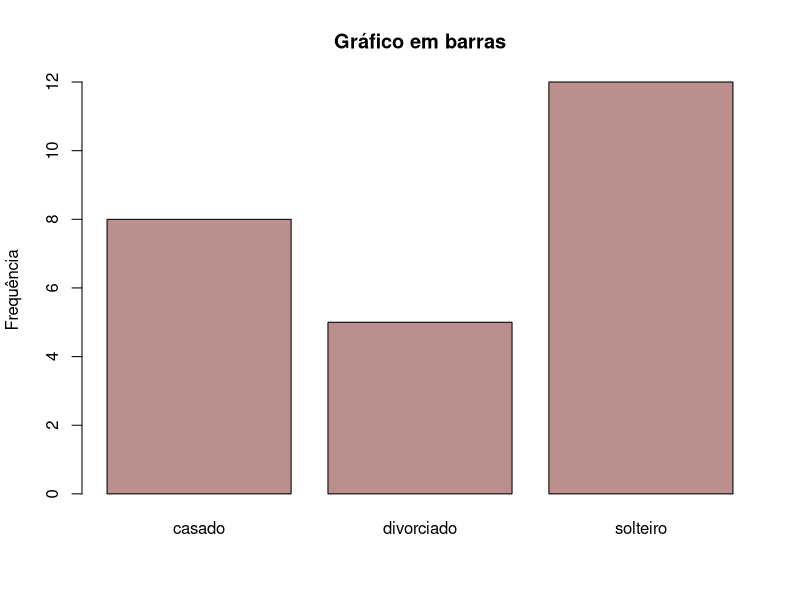
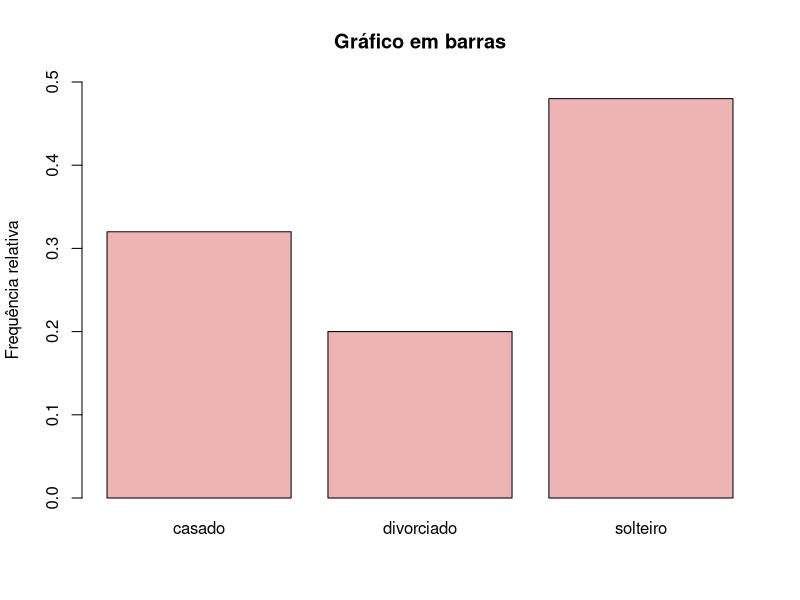
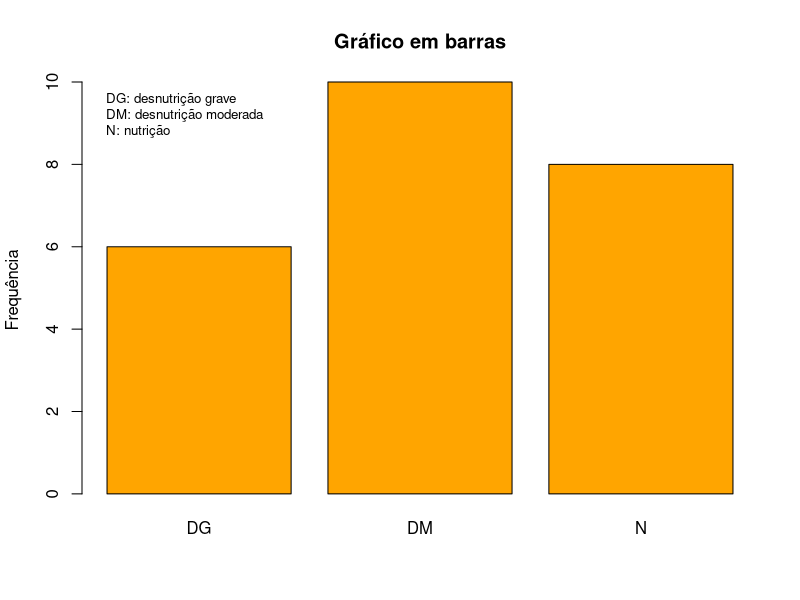
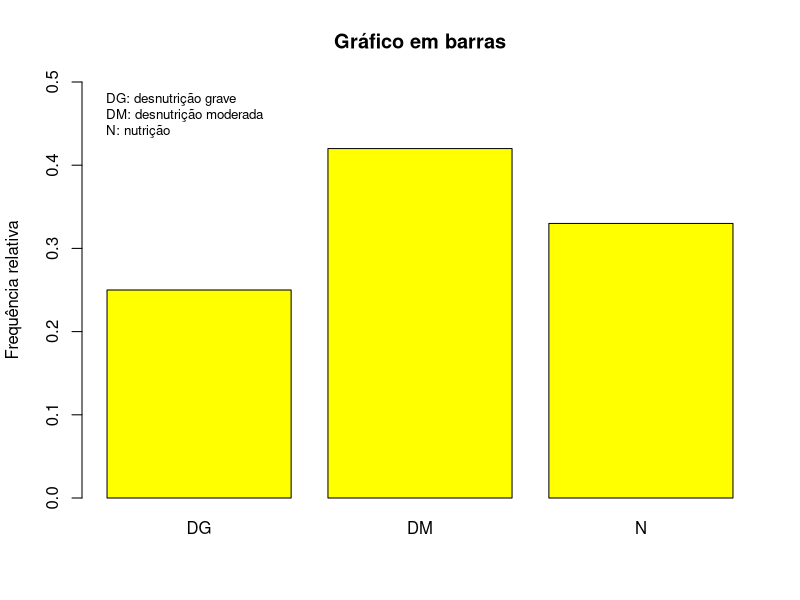
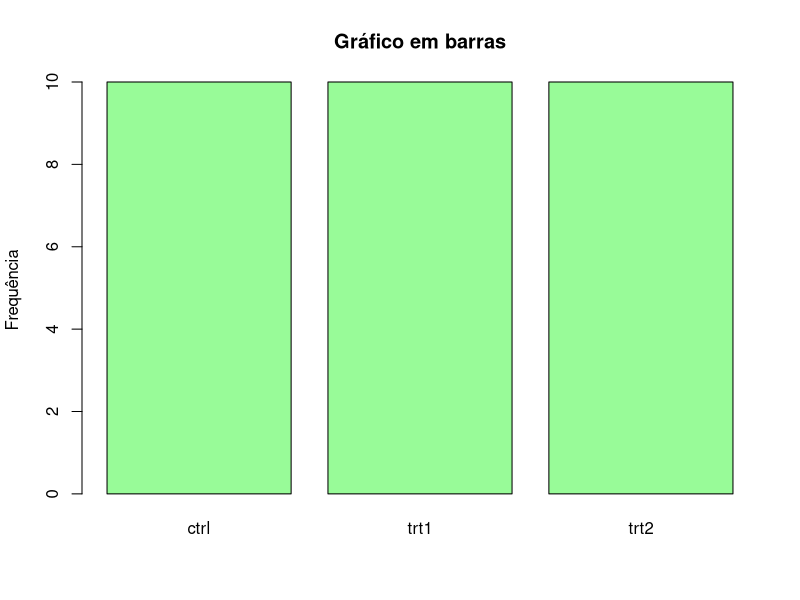
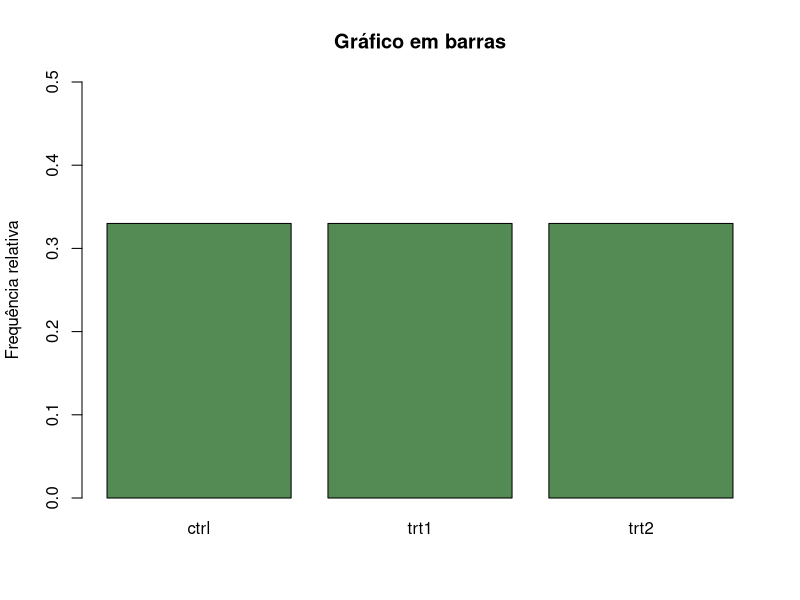
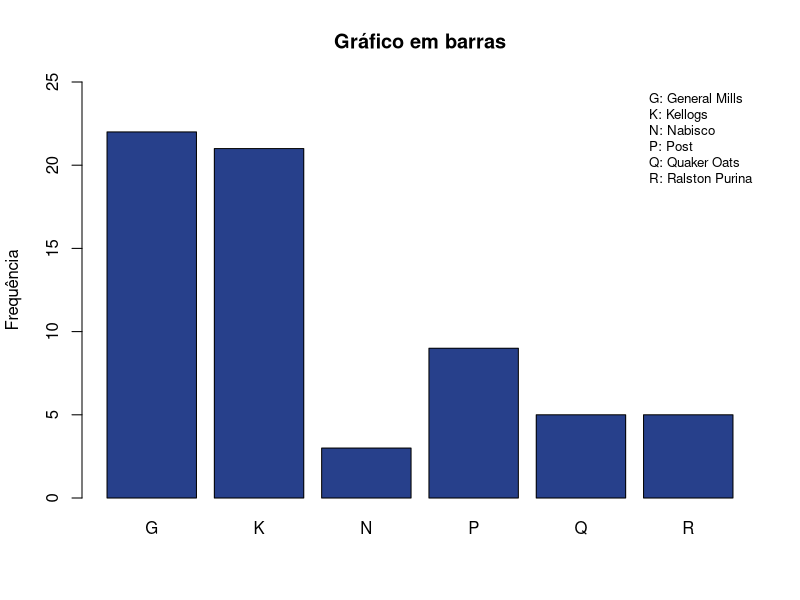
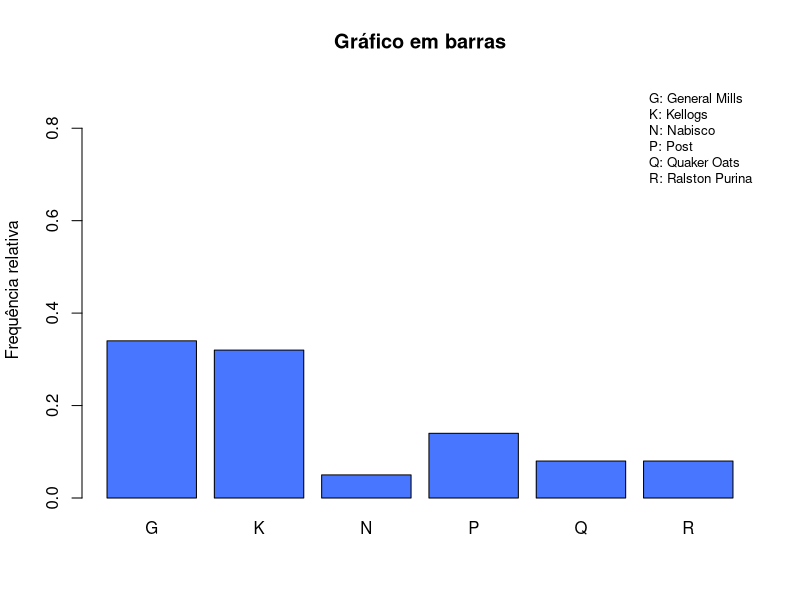

Write the R code that produced these figures, in order.
##############################################################
##BDA - AULA 3
##############################################################
##Exemplos 1 e 2    
##############################################################
e.civil<-c("casado","solteiro","solteiro","casado","solteiro",
           "solteiro","casado","divorciado","divorciado","solteiro",
           "solteiro","solteiro","casado","solteiro","divorciado",
           "divorciado","casado","solteiro","divorciado","casado",
           "casado","solteiro","casado","solteiro","solteiro")
cont.ec<-table(e.civil)
cont.ec
contr.ec<-prop.table(cont.ec)
contr.ec
barplot(cont.ec, main = "Gráfico em barras", 
        ylab = "Frequência", col = "rosybrown")
barplot(contr.ec, main = "Gráfico em barras", 
        ylab = "Frequência relativa", col = "rosybrown2", 
        ylim = c(0,0.5))

##############################################################
##Exemplos 3 e 4    
##############################################################
e.nut<-c("N","DM","DM","N","DG","DG","DM","DM","N","N","DG","DG",
         "DM","DM","DG","DG","DM","DM","N","N","DM","DM","N","N")
e.nut<-factor(e.nut, levels = c("DG","DM","N"), ordered = TRUE)

cont.en<-table(e.nut)
cont.en
contr.en<-round(prop.table(cont.en),2)
contr.en
barplot(cont.en, main = "Gráfico em barras", 
        ylab = "Frequência", col = "orange")
legend("topleft", c("DG: desnutrição grave", "DM: desnutrição moderada",
                    "N: nutrição"), bty = "n", cex = 0.8)
barplot(contr.en, main = "Gráfico em barras", 
        ylab = "Frequência relativa", col = "yellow", 
        ylim = c(0,0.5))
legend("topleft", c("DG: desnutrição grave", "DM: desnutrição moderada",
                    "N: nutrição"), bty = "n", cex = 0.8)

##############################################################
##Exemplos 5 e 6    
##############################################################
#data()
head(PlantGrowth)
str(PlantGrowth)

attach(PlantGrowth)
which(is.na(group))
cont.gr<-table(group)
cont.gr
contr.gr<-round(prop.table(cont.gr),2)
contr.gr
barplot(cont.gr, main = "Gráfico em barras", 
        ylab = "Frequência", col = "palegreen")

#barplot(cont.gr, main = "Gráfico em barras", 
#        ylab = "Frequência", col = "palegreen", 
#        names.arg = c("Tratamento 1", "Tratamento 2", "Tratamento 3"))

barplot(contr.gr, main = "Gráfico em barras", 
        ylab = "Frequência relativa", col = "palegreen4", 
        ylim = c(0,0.5))
detach(PlantGrowth)

##############################################################
##Exemplos 7 e 8    
##############################################################
library(MASS)
str(UScereal)
tail(UScereal)

attach(UScereal)
which(is.na(mfr))
cont.mfr<-table(mfr)
cont.mfr
addmargins(cont.mfr)
contr.mfr<-round(prop.table(cont.mfr),2)
contr.mfr
addmargins(contr.mfr)

barplot(cont.mfr, main = "Gráfico em barras", 
        ylab = "Frequência", col = "royalblue4",
        ylim = c(0,25))
legend("topright", c("G: General Mills", "K: Kellogs","N: Nabisco",
                     "P: Post", "Q: Quaker Oats", "R: Ralston Purina"), 
       bty = "n", cex = 0.8)
barplot(contr.mfr, main = "Gráfico em barras", 
        ylab = "Frequência relativa", col = "royalblue1", 
        ylim = c(0,0.9))
legend("topright", c("G: General Mills", "K: Kellogs","N: Nabisco",
                     "P: Post", "Q: Quaker Oats", "R: Ralston Purina"), 
       bty = "n", cex = 0.8)
detach(UScereal)
